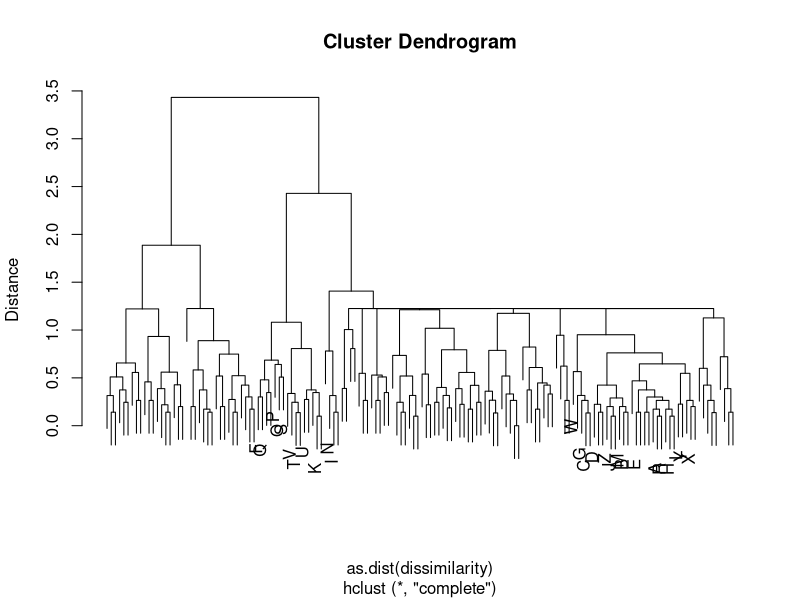

The R source for this figure:
# Hierarchial Clustering 

# Task-1 : Verification Example Matrix 
# mydata <- matrix(c(0,1,7,8,2,0,1,7,9,3),nrow=5,ncol=2)

# Operating on iris data-set
 mydata <- iris  # Loading iris dataframe into mydata
 mydata$Species <- NULL # Remove the column representing classes
 mydata <- as.matrix(mydata)

n <- ncol(mydata)  # Dimension for clustering
m <- nrow(mydata)  # Number of points for clustering

# Generating the dissimilairty distance matrix from the given points
dissimilarity <- matrix(nrow=nrow(mydata),ncol=nrow(mydata))
rownames(dissimilarity) <- colnames(dissimilarity) <- LETTERS[1:nrow(mydata)]


# Generating the 2nd dissimilairty distance matrix from the given points
dissimilarity2 <- matrix(nrow=nrow(mydata),ncol=nrow(mydata))
rownames(dissimilarity2) <- colnames(dissimilarity2) <- LETTERS[1:nrow(mydata)]


# Generating the 3rd dissimilairty distance matrix from the given points
dissimilarity3 <- matrix(nrow=nrow(mydata),ncol=nrow(mydata))
rownames(dissimilarity3) <- colnames(dissimilarity3) <- LETTERS[1:nrow(mydata)]



for (i in 1:m)
{
  for (j in 1:m)
  {
    # Hamming Distance
     dissimilarity3[i,j] <- sum(abs(mydata[i,] - mydata[j,]))

    # Euclidean Distance
     dissimilarity[i,j] <- sqrt(sum((mydata[i,]-mydata[j,])^2))
	
	# standardized Euclidean Distance with a digaonal variance matrix 
     dissimilarity2[i,j] <- 0
      for (z in 1:n)
       {
       dissimilarity2[i,j] <- dissimilarity2[i,j] + ((mydata[i,z] - mydata[j,z]))^2/sd(mydata[,z])
      }
      dissimilarity2[i,j] <- sqrt(dissimilarity2[i,j])
}
}

B=dissimilarity
D=dissimilarity2
E=dissimilarity3
mincon=.Machine$integer.max # Maximum value of an integer
#C = matrix(c(1, 3, 4, 1, 3, 5),nrow = 2,ncol =3,byrow = TRUE) #for Sample dataset
# for iris dataset ->
C = matrix(c(1, 13, 64, 14, 18, 54, 56, 58, 112, 15, 17, 71, 23, 25, 142, 16, 21, 122, 56, 89, 133, 33, 34, 66, 90, 91, 125, 2, 50, 149),nrow = 10,ncol =3,byrow = TRUE)
h<-nrow(C)
for(i in 1:m){
   for(j in 1:m){
	for(k in 1:m){
	  for(l in 1:h){
	     if(C[l,1]==i & C[l,2]==j){
		 mincon = min(mincon,dissimilarity[i,C[l,3]])
		}
	  }
        B[i,j] = min(B[i,j],(dissimilarity[i,k]+dissimilarity[k,j]),mincon)
	  D[i,j] = min(D[i,j],(dissimilarity2[i,k]+dissimilarity2[k,j]),mincon)
 	  E[i,j] = min(E[i,j],(dissimilarity3[i,k]+dissimilarity3[k,j]),mincon)

	}
   }
}
for(i in 1:m){
	for(j in 1:m){
			B[i,j]=min(B[i,j],D[i,j],E[i,j])
	}
}
dissimilarity = B
mydata.complete.link <- hclust(as.dist(dissimilarity), method='complete')
plot(mydata.complete.link, mydata.complete.link$V1, ylab="Distance")
#h2c<- cutree(mydata.complete.link,k=6)
#plot(h2c)



